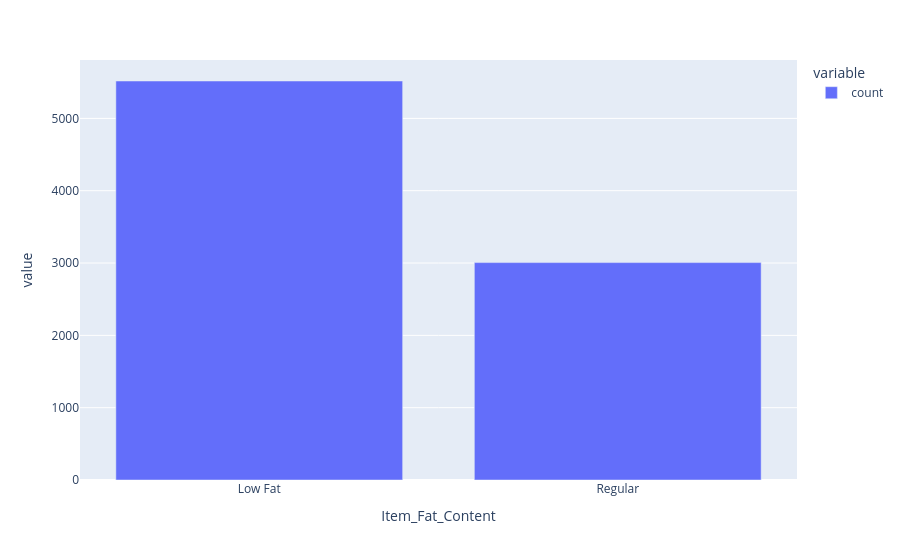

The code cell stored with this chart in its notebook:
### Code cell
# univariate Analysis
#visualization
e= express.bar(df['Item_Fat_Content'].value_counts() )
e.show()

### Figure 1 — Plotly figure (JSON) as saved in the notebook; plotly's stock layout.template omitted (floating-point values rounded to 4 significant figures)
{"data": [{"hovertemplate": "variable=count<br>Item_Fat_Content=%{x}<br>value=%{y}<extra></extra>", "legendgroup": "count", "marker": {"color": "#636efa", "pattern": {"shape": ""}}, "name": "count", "orientation": "v", "showlegend": true, "textposition": "auto", "type": "bar", "x": ["Low Fat", "Regular"], "xaxis": "x", "y": [5517, 3006], "yaxis": "y"}], "layout": {"autosize": true, "barmode": "relative", "legend": {"title": {"text": "variable"}, "tracegroupgap": 0}, "margin": {"t": 60}, "xaxis": {"anchor": "y", "autorange": true, "domain": [0, 1], "range": [-0.5, 1.5], "title": {"text": "Item_Fat_Content"}, "type": "category"}, "yaxis": {"anchor": "x", "autorange": true, "domain": [0, 1], "range": [0, 5807.0], "title": {"text": "value"}, "type": "linear"}}}
